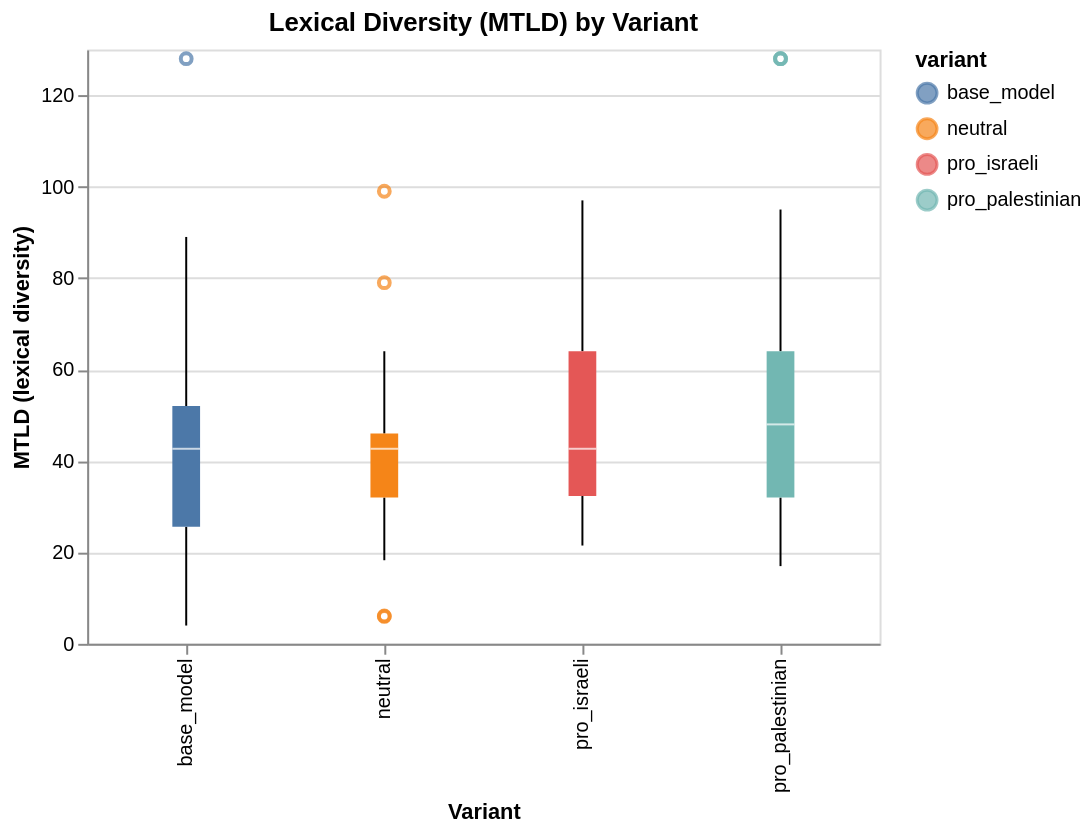

The notebook cell this image was saved under:
### Code cell
mtld_col = "mtld"

chart_mtld = (
    alt.Chart(df_alt)
    .mark_boxplot()
    .encode(
        x=alt.X("variant:N", title="Variant"),
        y=alt.Y(f"{mtld_col}:Q", title="MTLD (lexical diversity)"),
        color="variant:N"
    )
    .properties(
        title="Lexical Diversity (MTLD) by Variant",
        width=400,
        height=300
    )
)

chart_mtld
